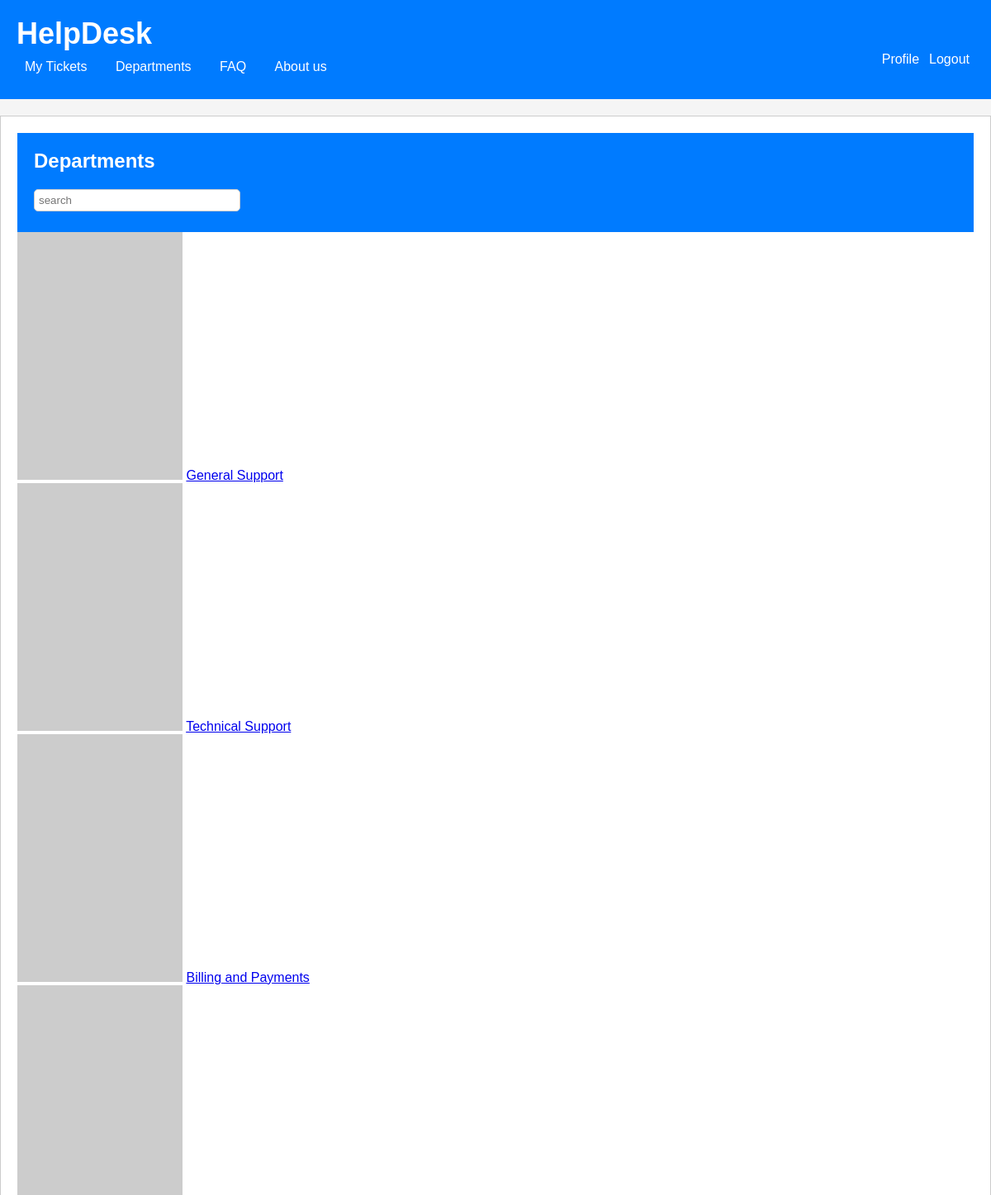
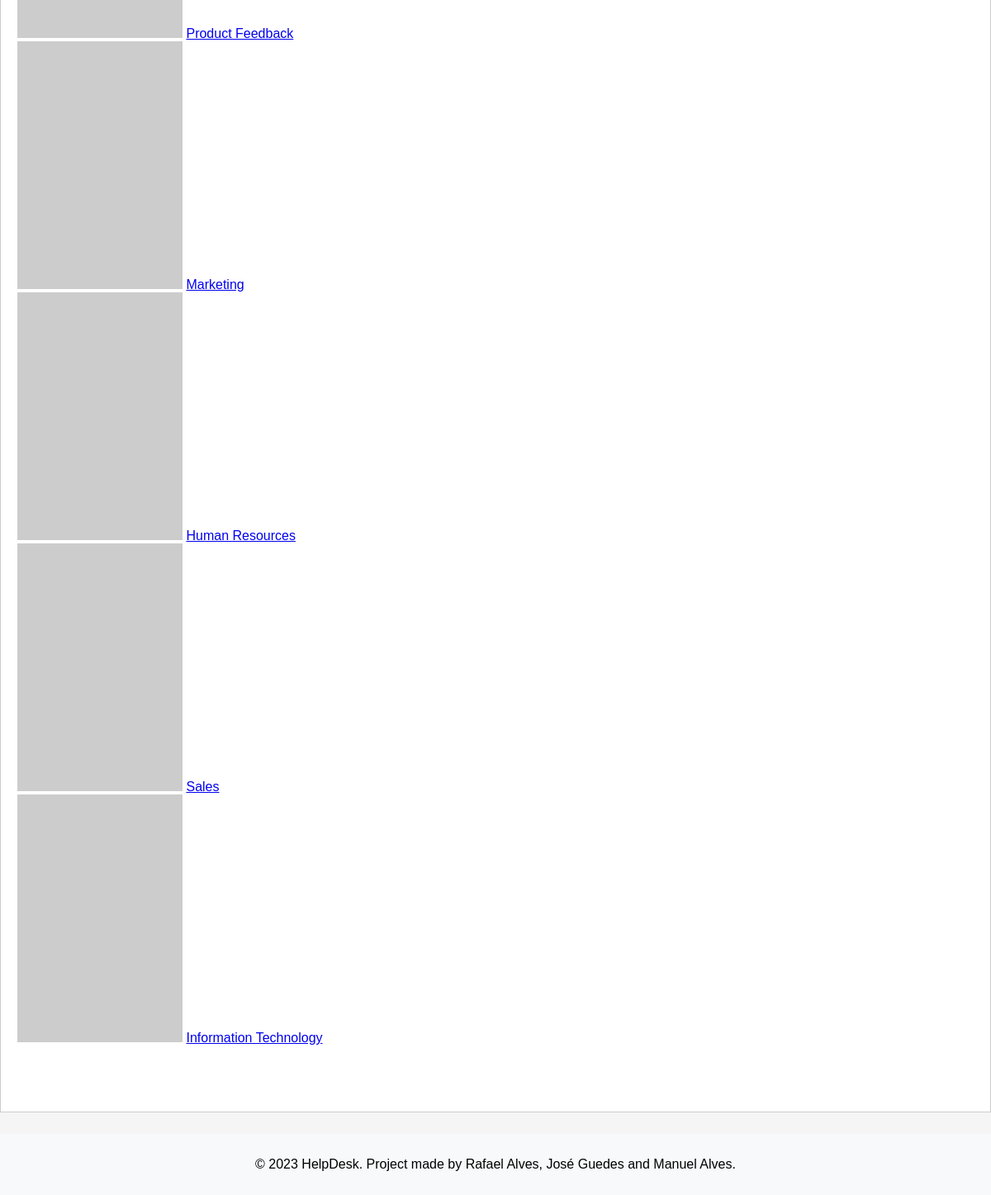
Page /pages/department.php on the committed database (2 pictures, top to bottom).
### tables this page shows
CREATE TABLE Department (
    id INTEGER PRIMARY KEY AUTOINCREMENT,
    name varchar(255) NOT NULL UNIQUE,
    created_at TIMESTAMP NOT NULL DEFAULT CURRENT_TIMESTAMP
);

### pages/department.php (called while the page is built, shortened)
<?php
  require_once(__DIR__ . '/../database/department.class.php');
  require_once(__DIR__ . '/../templates/header.tpl.php');
  require_once(__DIR__ . '/../templates/footer.tpl.php');
  require_once(__DIR__ . '/../templates/department.tpl.php');
  $isADMIN = isAdmin(getUserID());
  $departments = Department::getDepartments($dbh, 8);
  drawDepartments($departments, $isADMIN);
?>

### database/department.class.php (called while the page is built, shortened)
<?php
  class Department {
    public function __construct(int $id, string $name)
    {
      $this->id = $id;
      $this->name = $name;
    }
    static function getDepartments(PDO $db, int $count) : array {
      $stmt = $db->prepare('SELECT id, name FROM Department LIMIT ?');
      $stmt->execute(array($count));
      $departments = array();
      while ($department = $stmt->fetch()) {
        $departments[] = new Department(
          intval($department['id']),
          $department['name']
        );
      }
      return $departments;
    }
  }
?>

### templates/department.tpl.php (the view, shortened to what this page needs)
<?php
  require_once(__DIR__ . '/../database/department.class.php')
?>
<?php function drawdepartments(array $departments, bool $isADMIN) { ?>
  <header>
    <h2>Departments
    </h2>
    <input id="searchdepartment" type="text" placeholder="search" onchange>
  </header>
  <section id="departments">
    <?php foreach($departments as $department) { ?>
      <article>
        <img src="https://picsum.photos/id/1/200/300?<?=$department->id?>">
        <a href="../pages/departmentTicket.php?id=<?=$department->id?>"><?=$department->name?></a>
      </article>
    <?php } ?>
  </section>
<?php } ?>

### css/common.css (style rules this page uses)
header { background-color: #007bff; color: #fff; padding: 20px; }
body { position: relative; margin: 0; padding: 0; font-family: Arial, sans-serif; background-color: #f5f5f5; min-height: 100%; padding-bottom: 5rem; }
input[type="text"], input[type="password"], input[type="email"] { display: inline-block; width: 250px; padding: 5px; margin-bottom: 5px; border: 1px solid #ccc; border-radius: 5px; box-sizing: border-box; }
h2 { font-size: 24px; margin: 0 0 20px; }

### rows in the picture
department: name "General Support"
department: name "Technical Support"
department: name "Billing and Payments"
department: name "Product Feedback"
department: name "Marketing"
department: name "Human Resources"
department: name "Sales"
department: name "Information Technology"
